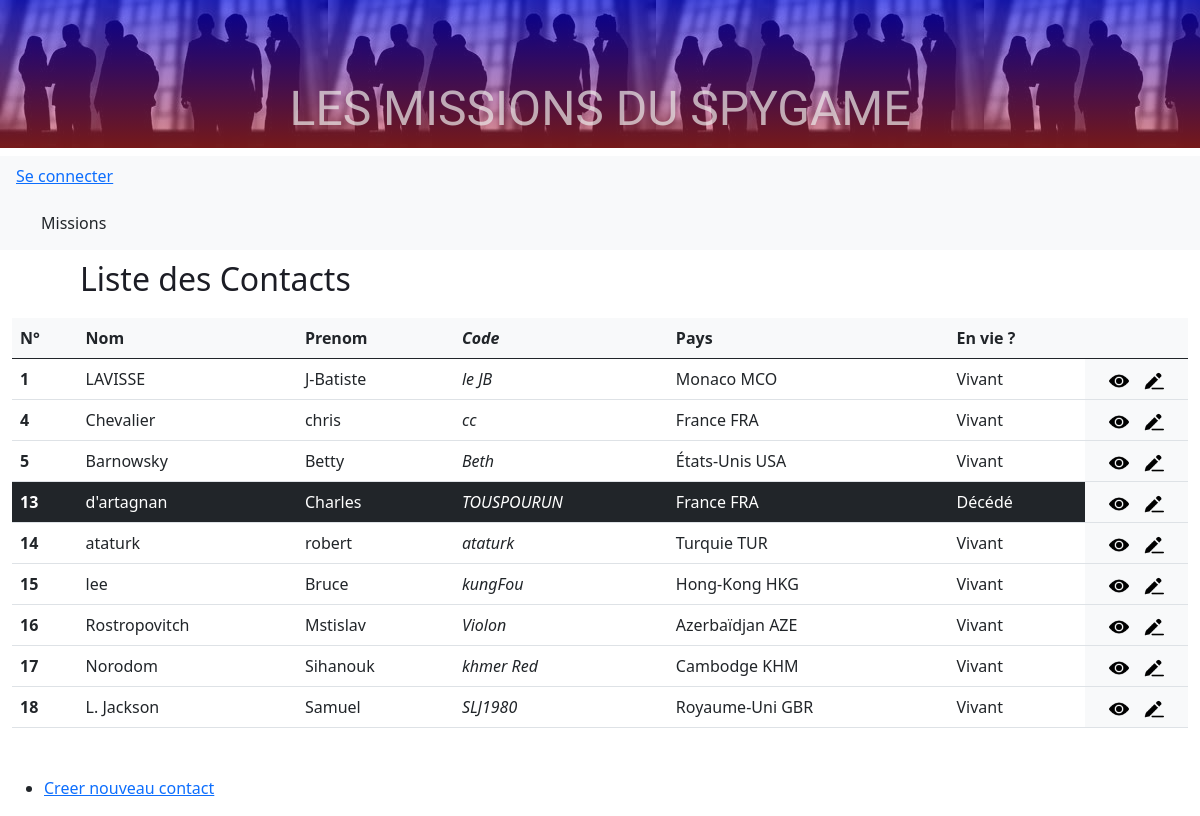
The page /Router/contactRouter.php on the database its author committed.
### tables this page shows
CREATE TABLE `contacts` (
  `id` int NOT NULL AUTO_INCREMENT,
  `lastname` varchar(100) NOT NULL,
  `firstname` varchar(100) NOT NULL,
  `code` varchar(100) NOT NULL,
  `countryId` int NOT NULL,
  `isDead` tinyint(1) NOT NULL,
  `dateOfBirth` date NOT NULL,
  PRIMARY KEY (`id`)
);

CREATE TABLE `countries` (
  `id` smallint unsigned NOT NULL AUTO_INCREMENT,
  `code` varchar(3) NOT NULL,
  `name` varchar(45) NOT NULL,
  PRIMARY KEY (`id`),
  UNIQUE KEY `alpha3` (`code`)
);

### Controller/ContactController.php (called while the page is built, shortened)
<?php
require_once('model/ContactManager.php');
require_once('model/CountryManager.php');
function listContacts()
{
    $ContactManager = new ContactManager();
    $listContacts = $ContactManager->getContacts();
    require('view/contact/listContacts.php');
}

### model/ContactManager.php (called while the page is built, shortened)
<?php
require_once('Class/Contact.php');
class ContactManager extends Manager
{
    function getContacts()
    {
        $db=Manager::dbConnect();
        $sql="SELECT Contacts.id, Contacts.lastname,Contacts.firstname, Contacts.code, Contacts.isDead,
        Contacts.countryId
        FROM Contacts";
        $req = $db->prepare($sql);
        $req->execute();
        return $req;
    }
}

### Class/Contact.php (called while the page is built, shortened)
<?php
class Contact
{
    private INT $id;
    private string $firstname;
    private string $lastname;
    private string $code;
    private bool $isDead;
    public function getId(): ?int
    {
        return $this->id;
    }
    public function getFirstname(): string
    {
        return (string) $this->firstname;
    }
    public function getLastname(): string
    {
        return (string) $this->lastname;
    }
    public function getCode(): string
    {
        return (string) $this->code;
    }
    public function getIsDead(): int
    {
        return (int) $this->isDead;
    }
}

### model/CountryManager.php (called while the page is built, shortened)
<?php
require_once('Class/Country.php');
class CountryManager
{
    function getCountry(int $id)
    {
        $db=Manager::dbConnect();
        $sql="SELECT countries.id, countries.name,countries.code
        FROM Countries
        WHERE countries.id = ?";
        $req = $db->prepare($sql);
        $req->bindValue(1, $id, PDO::PARAM_STR);
        $req->execute();
        return $req;
    }
}

### Class/Country.php (called while the page is built, shortened)
<?php
class Country
{
    private string $name;
    private string $code;
    public function getFullName():string
    {
        return $this->name. " ".$this->code;
    }
}

### view/contact/listContacts.php (the view, shortened to what this page needs)
<?php
$titleh2 = "<h2>Liste des Contacts</h2>";
$countryManager = new CountryManager();
?>
<table class="table table-hover">
    <thead>
        <tr class="bg-light">
            <th>N°</span>
            <th class="" >Nom</th>
            <th class="" >Prenom</th>
            <th class=""><em>Code</em></th>
            <th class="">Pays</th>
            <th>En vie ?</th>
            <th></th>
        </tr>
    </thead>
    <tbody>
    <?php
    while  ($Contact = $listContacts->fetchObject('Contact'))
    {
        $showCountry = $countryManager->getCountry($Contact->getCountryId());
        $country = $showCountry->fetchObject('Country');
    ?>
        <tr class="  <?= $Contact->getIsDead() ? 'bg-dark text-white':'' ?>">
        <th scope="row"><?=  $Contact->getId(); ?></th>
                <td><?=  $Contact->getLastname(); ?></td>
                <td> <?= $Contact->getFirstname();  ?></td>
                <td><em> <?= $Contact->getCode(); ?></em></td>
                <td><?= $country->getFullname(); ?></td>
                <td><?= !$Contact->getIsDead() ? 'Vivant': 'Décédé';  ?> </td>
                <td class ="bg-light text-center d-flex justify-content-evenly ">
                    <a href=<?= '?entity=contacts&id='.$Contact->getId().'&action=show' ?>>
                        <img class="picto" title= "show" src="./asset/image/view.png" alt="show icon"></a>
                    <a href=<?= '?entity=contacts&id='.$Contact->getId().'&action=edit' ?>>
                        <img class="picto" title= "edit" src="./asset/image/edition.png" alt="edit icon"></a>
                </td>
        </tr>
    <?php
    }
    ?>
    </tbody>
</table>
<ul class="mt-5">
    <li><a href=<?= '?entity=contacts&action=new' ?>>Creer nouveau contact</a></li>
</ul>
<?php $content = ob_get_clean();
require('view/layout.php'); ?>

### style/style.css (style rules this page uses)
h2 { margin: 10px 0 20px 80px; color: rgb(28, 29, 37); }
.picto { width :20px; }
li { margin-bottom: 8px; }
ul { list-style-type :disc; }

### rows shown on the page
contacts: id "1", lastname "LAVISSE", firstname "J-Batiste", code "le JB", countryId.code "Monaco MCO", isDead "Vivant"
contacts: id "4", lastname "Chevalier", firstname "chris", code "cc", countryId.code "France FRA", isDead "Vivant"
contacts: id "5", lastname "Barnowsky", firstname "Betty", code "Beth", countryId.code "États-Unis USA", isDead "Vivant"
contacts: id "13", lastname "d'artagnan", firstname "Charles", code "TOUSPOURUN", countryId.code "France FRA", isDead "Décédé"
contacts: id "14", lastname "ataturk", firstname "robert", code "ataturk", countryId.code "Turquie TUR", isDead "Vivant"
contacts: id "15", lastname "lee", firstname "Bruce", code "kungFou", countryId.code "Hong-Kong HKG", isDead "Vivant"
contacts: id "16", lastname "Rostropovitch", firstname "Mstislav", code "Violon", countryId.code "Azerbaïdjan AZE", isDead "Vivant"
contacts: id "17", lastname "Norodom", firstname "Sihanouk", code "khmer Red", countryId.code "Cambodge KHM", isDead "Vivant"
contacts: id "18", lastname "L. Jackson", firstname "Samuel", code "SLJ1980", countryId.code "Royaume-Uni GBR", isDead "Vivant"
